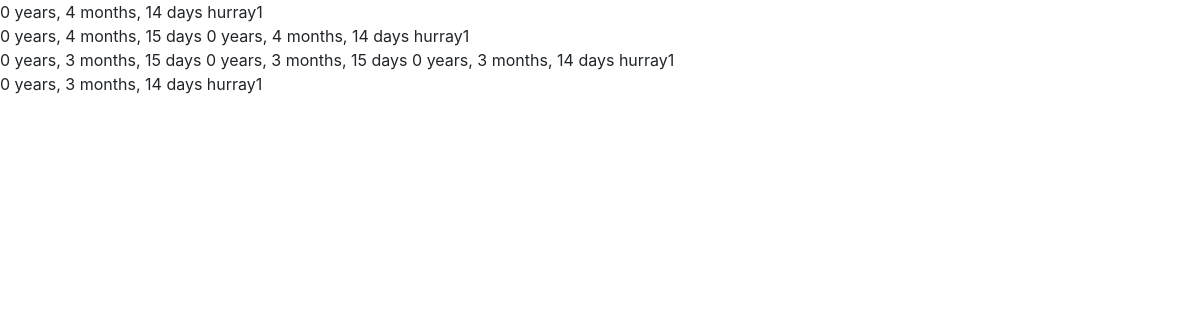
The page /remind.php on the database its author committed.
### tables this page shows
CREATE TABLE `transaction` (
  `id` int(50) NOT NULL,
  `date` date NOT NULL,
  `title` varchar(100) NOT NULL,
  `type` varchar(100) NOT NULL,
  `amount` float NOT NULL,
  `comment` varchar(1000) NOT NULL,
  `status` int(1) NOT NULL DEFAULT '0',
  `reminder` int(1) NOT NULL,
  `recurring` varchar(255) NOT NULL
);

### remind.php (the view, shortened to what this page needs)
<head>
	<link rel="stylesheet" href="https://maxcdn.bootstrapcdn.com/bootstrap/4.0.0-alpha.2/css/bootstrap.min.css">
</head>
<?php
include('db.php');
$sql="SELECT * FROM transaction";
$result=mysqli_query($conn,$sql);
while($row=mysqli_fetch_array($result))
{
	if (!empty($row['recurring']))
	{
		$date1=$row['date'];
		$date2=date("Y-m-d");
		$diff = abs(strtotime($date2) - strtotime($date1));
		$years = floor($diff / (365*60*60*24));
		$months = floor(($diff - $years * 365*60*60*24) / (30*60*60*24));
		$days = floor(($diff - $years * 365*60*60*24 - $months*30*60*60*24)/ (60*60*24));
		printf("%d years, %d months, %d days\n", $years, $months, $days);
		if($days>1 && $days<15)
		{
			echo "hurray1";
		}
	}
}
?>

### rows shown on the page
transaction: date "4", date "14"
transaction: date "0", date "4", date "15"
transaction: date "0", date "4", date "14"
transaction: date "0", date "3", date "15"
transaction: date "0", date "3", date "15"
transaction: date "0", date "3", date "14"
transaction: date "0", date "3", date "14"
